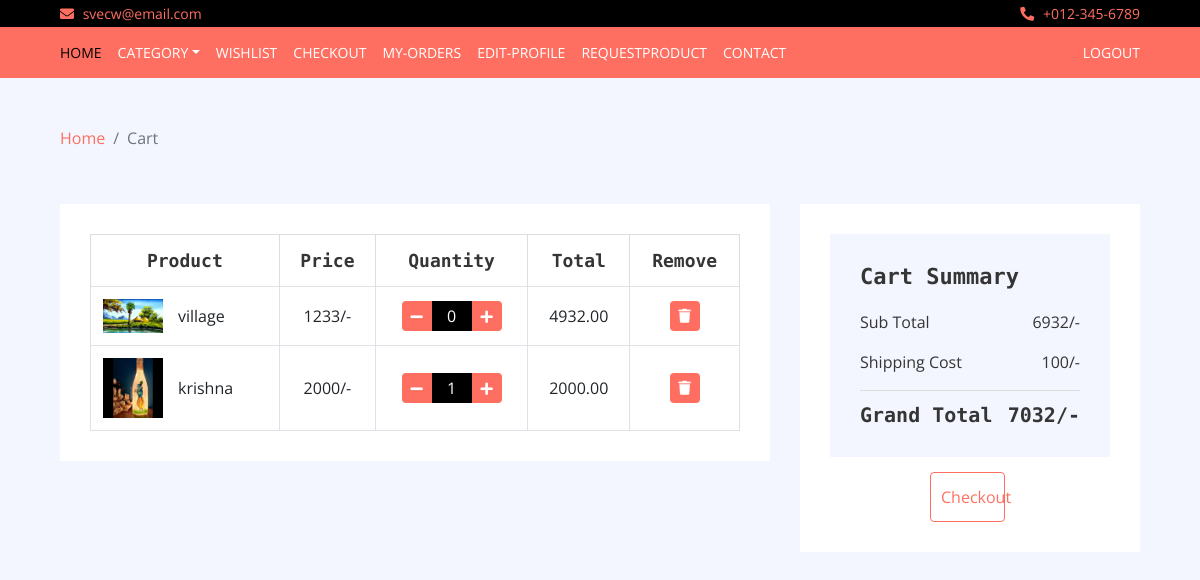
The app's page /Toys/cart/ (signed in) with its own data.
### Toys/models.py (models this page shows, shortened)
class Cart(models.Model):
    product = models.ForeignKey(Product, on_delete=models.CASCADE, default=None)
    customer = models.ForeignKey(Customer, on_delete=models.SET_NULL, blank=True, null=True)
    quantity = models.IntegerField(default=1,null=False)
    total = models.DecimalField(max_digits = 100,decimal_places = 2,default=0.00)
    flag = models.BooleanField(default=True)

class Product(models.Model):
	Name=models.CharField(max_length=20,unique=True)
	Image = models.ImageField(upload_to='images/',unique=True)
	Price=models.IntegerField()
	Category=models.CharField(choices = CATEGORY_CHOICES, max_length=20)
	Description = models.TextField()
	Quantity = models.IntegerField()

### Toys/views.py (the view)
# urls.py: path('cart/',views.cart,name='cart'),
def cart(req):
	if req.user.is_authenticated:
		data=Cart.objects.filter(customer=req.user,flag=True)
		if not data:
			sum1=0
			sum2=0
			msg = "No products are added to Cart"
			return render(req,'cart.html',{'sum1':sum1,'sum2':sum2,'msg':msg})
		sum1 = Cart.objects.filter(customer=req.user).aggregate(Sum('total'))
		return render(req,'cart.html',{'data':data,'sum1':sum1['total__sum'],'sum2':sum1['total__sum']+100,'ad':False})
	return redirect('login')

### Toys/templates/cart.html (shortened to what this page needs)
{% load static %}
<!DOCTYPE html>
<html lang="en">
    <head>
        <link href="https://stackpath.bootstrapcdn.com/bootstrap/4.4.1/css/bootstrap.min.css" rel="stylesheet">
        <link href="https://cdnjs.cloudflare.com/ajax/libs/font-awesome/5.10.0/css/all.min.css" rel="stylesheet">
        <link href="{% static 'lib/slick/slick.css' %}" rel="stylesheet">
        <link href="{% static 'lib/slick/slick-theme.css' %}" rel="stylesheet">
        {% load static %}
        <link href="{% static 'style.css' %}" rel="stylesheet" type="text/css">
           </head>
    </head>
    <body>
        <div class="top-bar">
            <div class="container-fluid">
                <div class="row">
                    <div class="col-sm-6">
                        <i class="fa fa-envelope"></i>
                        svecw@email.com
                    </div>
                    <div class="col-sm-6">
                        <i class="fa fa-phone-alt"></i>
                        +012-345-6789
                    </div>
                </div>
            </div>
        </div>
        <div class="nav">
            <div class="container-fluid">
                <nav class="navbar navbar-expand-md bg-dark navbar-dark">
                    <div class="collapse navbar-collapse justify-content-between" id="navbarCollapse" style="padding-top: 7px;padding-bottom: 7px">
                        <div class="navbar-nav mr-auto">
                            <a href="{% url 'home'%}" class="nav-item nav-link active">Home</a>
                            <div class="nav-item dropdown">
                                <a href="#" class="nav-link dropdown-toggle" data-toggle="dropdown">Category</a>
                            </div>
                            <a href="{% url 'wishlist'%}" class="nav-item nav-link">Wishlist</a>
                            <a href="{% url 'checkout'%}" class="nav-item nav-link">Checkout</a>
                            <a href="{% url 'orders'%}" class="nav-item nav-link">My-Orders</a>
                            <a href="{% url 'Edit'%}" class="nav-item nav-link">Edit-Profile</a>
                            <a href="{% url 'requestProduct'%}" class="nav-item nav-link">RequestProduct</a>
                            <a href="{% url 'contact'%}" class="nav-item nav-link">Contact</a>
                        </div>
                        <div class="navbar-nav ml-auto">
                            <a href="{% url 'logout'%}" style="padding-left: 200px" class="nav-item nav-link">Logout</a>
                            </div>
                        </div>
                    </div>
            </div>
        <br>
        <br>
        <div class="breadcrumb-wrap">
            <div class="container-fluid">
                <ul class="breadcrumb">
                    <li class="breadcrumb-item"><a href="{% url 'home' %}">Home</a></li>
                    <li class="breadcrumb-item active">Cart</li>
                </ul>
            </div>
        </div>
        <br>
        <div class="cart-page">
            <div class="container-fluid">
                <div class="row">
                    <div class="col-lg-8">
                        <div class="cart-page-inner">
                            <div class="table-responsive">
                                <table class="table table-bordered">
                                    <thead class="thead-dark">
                                        {%if not msg%}
                                        <tr>
                                            <th>Product</th>
                                            <th>Price</th>
                                            <th>Quantity</th>
                                            <th>Total</th>
                                            <th>Remove</th>
                                        </tr>
                                        {%endif%}
                                    </thead>
                                    <tbody class="align-middle">
                                        {% for prod in data %}
                                        <tr>
                                            <td>
                                                <div class="img">
                                                    <img src="{{ prod.product.Image.url }}" alt="Image">
                                                    <p> {{prod.product.Name}} </p>
                                                </div>
                                            </td>
                                            <td> {{prod.product.Price}}/- </td>
                                            <td>
                                                <div class="qty">
                                                    <a href="{% url 'cartDel' prod.product.id %}"><button class="btn-minus"><i class="fa fa-minus"></i></button></a>
                                                    {% if prod.quantity >= prod.product.Quantity %}
                                                    <input type="text" value="{{prod.product.Quantity}}" disabled >
                                                        <button type = "button" class="btn-plus" disabled><i class="fa fa-plus" disabled></i></button >
                                                    {% else %}
                                                        <input type="text" value="{{prod.quantity}}"> <a href="{% url 'cartAdd' prod.product.id %}">
                                                        <button class="btn-plus"><i class="fa fa-plus"></i></button >
                                                        {%endif%}</a>
                                                </div>
                                            </td>
                                            <td> {{prod.total}} </td>
                                            <td><a href="{% url 'remove' prod.product.id %}"><button><i class="fa fa-trash"></i></button></a></td>
                                        </tr>
                                                                               {%endfor%}
                                    </tbody>
                                </table>
                            </div>
                        </div>
                    </div>
                    <div class="col-lg-4">
                        <div class="cart-page-inner">
                            <div class="row">
                                <div class="col-md-12">
                                    <div class="cart-summary">
                                        <div class="cart-content">
                                            <h1>Cart Summary</h1>
                                            <p>Sub Total<span>{{ sum1 }}/-</span></p>
                                            <p>Shipping Cost<span>100/-</span></p>
                                            <h2>Grand Total<span>{{ sum2 }}/-</span></h2>
                                        </div>
                                        <div style="padding-left: 100px" class="cart-btn">
                                            <a href="{% url 'checkout' %}"><button class="cart-btn">Checkout</button></a>
                                        </div>
                                    </div>
                                </div>
                            </div>
                        </div>
                    </div>
                </div>
            </div>
        </div>
    </body>
</html>

### Toys/assets/style.css (style rules this page uses)
body { color: #353535; font-family: 'Open Sans', sans-serif; font-weight: 400; background: #f3f6ff; }
a { color: #FF6F61; }
h1 { font-family: 'Source Code Pro', monospace; font-weight: 900; }
h2 { font-family: 'Source Code Pro', monospace; font-weight: 700; }
@media (min-width: 992px) { .container-fluid { padding-right: 60px; padding-left: 60px; } }
.top-bar { padding: 3px 0; font-size: 14px; color: #FF6F61; background: #000000; }
.top-bar i { margin-right: 5px; }
.top-bar .col-sm-6:first-child { text-align: left; }
.top-bar .col-sm-6:last-child { text-align: right; }
.nav { position: relative; }
@media (min-width: 992px) { .nav .container-fluid { padding-left: 52px; padding-right: 52px; } }
.nav .navbar { height: 100%; padding: 0; }
@media (min-width: 768px) { .nav, .nav .navbar { background: #FF6F61 !important; } }
@media (min-width: 768px) { .nav .navbar-dark a.nav-link { color: #ffffff; font-size: 14px; text-transform: uppercase; } }
@media (min-width: 768px) { .nav .navbar-dark a.nav-link:hover, .nav .navbar-dark a.nav-link.active { color: #000000; } }
.breadcrumb-wrap { position: relative; width: 100%; }
.breadcrumb-wrap .breadcrumb { margin: 0; padding: 0; background: transparent; }
.cart-page { position: relative; margin-top: 30px; }
.cart-page .cart-page-inner { padding: 30px; margin-bottom: 30px; background: #ffffff; }
.cart-page .table { width: 100%; text-align: center; margin-bottom: 0; }
.cart-page .table .thead-dark th { font-family: 'Source Code Pro', monospace; font-size: 18px; font-weight: 700; color: #353535; text-align: center; background: transparent; border-color: #dddddd; border-bottom: none; vertical-align: middle; }
.cart-page .table td { font-size: 16px; vertical-align: middle; }
.cart-page .table .img { display: flex; align-items: center; }
.cart-page .table .img img { max-width: 60px; max-height: 60px; margin-right: 15px; }
.cart-page .table .img p { display: inline-block; text-align: left; margin: 0; }
.cart-page .table .qty { display: inline-block; width: 100px; font-size: 0; }
.cart-page .table button { width: 30px; height: 30px; font-size: 14px; text-align: center; color: #ffffff; background: #FF6F61; border: none; border-radius: 4px; }
.cart-page .table button.btn-minus { border-radius: 4px 0 0 4px; }
.cart-page .table button.btn-plus { border-radius: 0 4px 4px 0; }
.cart-page .table input { width: 40px; height: 30px; font-size: 16px; color: #ffffff; text-align: center; background: #000000; border: none; }
.cart-page .cart-summary { position: relative; width: 100%; }
.cart-page .cart-summary .cart-content { padding: 30px; background: #f3f6ff; }
.cart-page .cart-summary .cart-content h1 { font-size: 22px; margin-bottom: 20px; }
.cart-page .cart-summary .cart-content p span, .cart-page .cart-summary .cart-content h2 span { float: right; }
.cart-page .cart-summary .cart-content h2 { font-size: 20px; font-weight: 600; padding-top: 12px; border-top: 1px solid #dddddd; margin: 0; }
.cart-page .cart-summary .cart-btn button { margin-top: 15px; width: calc(50% - 15px); height: 50px; padding: 2px 10px; text-align: center; color: #ffffff; background: #FF6F61; border: none; border-radius: 4px; }
.cart-page .cart-summary .cart-btn button:first-child { margin-right: 25px; color: #FF6F61; background: #ffffff; border: 1px solid #FF6F61; }

### records on screen
Cart: product.Image (picture), product.Name "village", product.Price "1233", product.Quantity "0", total "4932.00"
Cart: product.Image (picture), product.Name "krishna", product.Price "2000", quantity "1", total "2000.00"

### other values on screen
{{ sum1 }} "6932"
{{ sum2 }} "7032"
